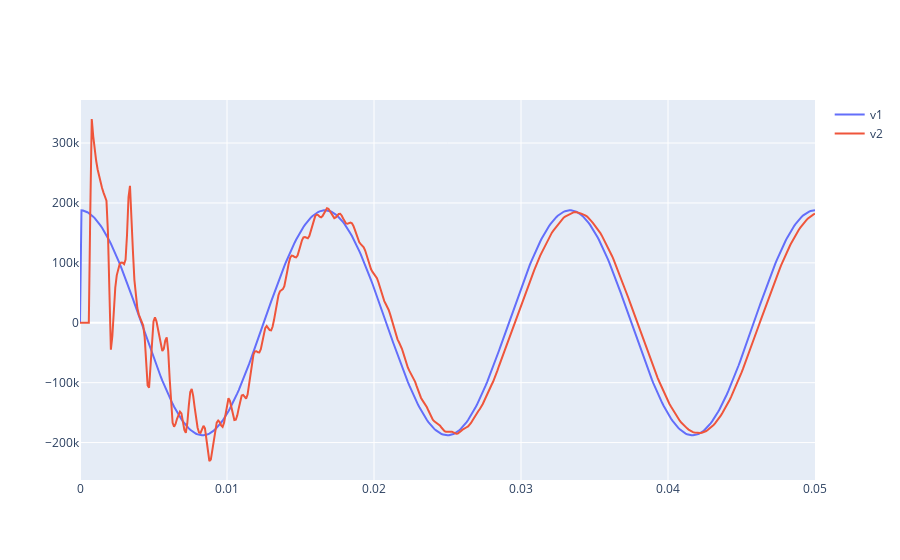

Write notebook code for a chart like this one.
### Markdown cell above
- Consider the sending end and receiving end of the line connected to a RL load, we have two circuits.

![Lecture3_4.png](./assets/Lect3_4.png)

- For the sending end circuit, we have

$$
v_1(t + \Delta t) = v_source(t + \Delta t) \quad \text{(extra voltage constraint equation for the sending end circuit)}
$$

$$
i_1(t + \Delta t) = \frac{v_1(t + \Delta t - \frac{d}{v_p})}{z_c} + i_2\left(t + \Delta t - \frac{d}{v_p}\right) - \frac{1}{z_c}v_2\left(t + \Delta t - \frac{d}{v_p}\right)
$$

- For the receiving end circuit, we have

$$
v_2(t + \Delta t) = R i_2(t + \Delta t) + v_3(t + \Delta t) \quad \text{(extra voltage constraint equation for the receiving end circuit due to the RL load)}
$$

$$
i_2(t + \Delta t) = - \frac{v_2(t + \Delta t)}{z_c} + i_1\left(t + \Delta t - \frac{d}{v_p}\right) + \frac{1}{z_c}v_1\left(t + \Delta t - \frac{d}{v_p}\right)
$$

- For the RL load, we have

$$
i_2(t + \Delta t) = i_2(t) + \frac{v_3(t)}{2L / \Delta t} + \frac{v_3(t + \Delta t)}{2L / \Delta t}
$$

Thus, we have a system of 5 algebraic equations with 5 unknowns, $v_1(t + \Delta t), i_1(t + \Delta t), v_2(t + \Delta t), i_2(t + \Delta t), v_3(t + \Delta t)$

### Code cell
import numpy as np
import plotly.graph_objects as go
from scipy.optimize import fsolve
from plotly.offline import init_notebook_mode, iplot

init_notebook_mode(True)

class Variable(dict):
    def __init__(self, y0, t0):
        super().__init__()
        self.t0 = t0
        self[t0] = y0

    def __getitem__(self, key):
        if key < self.t0:
            return 0
        # use linear interpolation if the value is not in the solution dictionary
        if key not in self:
            return np.interp(key, np.array(list(self.keys())), np.array(list(self.values())))
        return super().__getitem__(key)

def v_source(V_mag, f):
    return lambda t: V_mag * np.cos(2 * np.pi * f * t)

def line_closing(R, L, L_prime, C_prime, d, v_source, t_end, dt, y0, t0):
    z_c = np.sqrt(L_prime / C_prime)
    v_p = 1 / np.sqrt(L_prime * C_prime)
    d_over_vp = d / v_p
    two_L_over_dt = 2 * L / dt

    v1, i1, v2, i2, v3 = Variable(y0[0], t0), Variable(y0[1], t0), Variable(y0[2], t0), Variable(y0[3], t0), Variable(y0[4], t0)
    t = t0

    # circuit 1
    # the following two equations with two unknowns, v1[t + dt], i1[t + dt]
    # v1[t + dt] = v_source(t + dt)
    # i1[t + dt] = v1[t + dt] / z_c + i2.get(t - d_over_vp, 0) - 1 / z_c * v2.get(t - d_over_vp, 0)
    # circuit 2
    # the following three equations with three unknowns, i2[t + dt], v2[t + dt], i3[t + dt]
    # i2[t + dt] = i2[t] + v3[t] / two_L_over_dt + v3[t + dt] / two_L_over_dt
    # v2[t + dt] = (R * i2[t + dt]) + v3[t + dt]
    # i2[t + dt] = -v2[t + dt] / z_c + i1.get(t - d_over_vp, 0) + 1 / z_c * v1.get(t - d_over_vp, 0)

    def circuit_eqs(y, t, dt, R, two_L_over_dt, z_c, d_over_vp, v_source, v1, i1, v2, i2, v3):
        next_v1, next_i1, next_v2, next_i2, next_v3 = y
        return [-next_v1 + v_source(t + dt),
                -next_i1 + next_v1 / z_c + i2[t - d_over_vp] - 1 / z_c * v2[t - d_over_vp],
                -next_i2 + i2[t] + v3[t] / two_L_over_dt + next_v3 / two_L_over_dt,
                -next_v2 + R * next_i2 + next_v3,
                -next_i2 - next_v2 / z_c + i1[t - d_over_vp] + 1 / z_c * v1[t - d_over_vp]]
    
    while t < t_end - 1e-12:
        sol = fsolve(circuit_eqs, [v1[t], i1[t], v2[t], i2[t], v3[t]], args=(t, dt, R, two_L_over_dt, z_c, d_over_vp, v_source, v1, i1, v2, i2, v3))
        v1[t + dt], i1[t + dt], v2[t + dt], i2[t + dt], v3[t + dt] = sol
        t = t + dt
    return v1, i1, v2, i2, v3

R = 400
L = 0.25
L_prime = 1.5e-3
C_prime = 0.02e-6
d = 100

v_source = v_source(230000 * np.sqrt(2/3), 60)

t0 = 0
t_end = 0.05
dt = 0.0001

v1, i1, v2, i2, v3 = line_closing(R, L, L_prime, C_prime, d, v_source, t_end, dt, [0, 0, 0, 0, 0], t0)

fig = go.Figure()
fig.add_trace(go.Scatter(x=np.arange(t0, t_end + dt, dt), y=list(v1.values()), mode='lines', name='v1'))
# fig.add_trace(go.Scatter(x=np.arange(t0, t_end + dt, dt), y=list(i1.values()), mode='lines', name='i1'))
fig.add_trace(go.Scatter(x=np.arange(t0, t_end + dt, dt), y=list(v2.values()), mode='lines', name='v2'))
# fig.add_trace(go.Scatter(x=np.arange(t0, t_end + dt, dt), y=list(i2.values()), mode='lines', name='i2'))
# fig.add_trace(go.Scatter(x=np.arange(t0, t_end + dt, dt), y=list(v3.values()), mode='lines', name='v3'))
iplot(fig)

### Figure 1 — Plotly figure (JSON) as saved in the notebook; plotly's stock layout.template omitted (floating-point values rounded to 4 significant figures; data arrays with more than 128 entries replaced by an {"elided": "..."} marker saying what was removed)
{"data": [{"mode": "lines", "name": "v1", "type": "scatter", "x": {"elided": "502 float values"}, "y": {"elided": "501 float values"}}, {"mode": "lines", "name": "v2", "type": "scatter", "x": {"elided": "502 float values"}, "y": {"elided": "501 float values"}}], "layout": {}}
